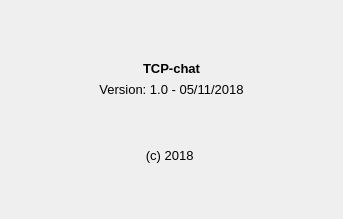
<?xml version="1.0" encoding="UTF-8"?>
<ui version="4.0">
 <class>DialogAboutProgrammName</class>
 <widget class="QDialog" name="DialogAboutProgrammName">
  <property name="geometry">
   <rect>
    <x>0</x>
    <y>0</y>
    <width>343</width>
    <height>219</height>
   </rect>
  </property>
  <property name="minimumSize">
   <size>
    <width>343</width>
    <height>219</height>
   </size>
  </property>
  <property name="windowTitle">
   <string>Dialog</string>
  </property>
  <layout class="QGridLayout" name="gridLayout">
   <item row="0" column="0">
    <layout class="QVBoxLayout" name="verticalLayout">
     <property name="topMargin">
      <number>15</number>
     </property>
     <property name="bottomMargin">
      <number>15</number>
     </property>
     <item>
      <widget class="QLabel" name="labelLogo">
       <property name="text">
        <string/>
       </property>
      </widget>
     </item>
    </layout>
   </item>
   <item row="1" column="0">
    <layout class="QVBoxLayout" name="verticalLayout_2">
     <item>
      <widget class="QLabel" name="labelProgrammName">
       <property name="font">
        <font>
         <pointsize>10</pointsize>
         <weight>75</weight>
         <bold>true</bold>
        </font>
       </property>
       <property name="text">
        <string>TCP-chat</string>
       </property>
       <property name="alignment">
        <set>Qt::AlignCenter</set>
       </property>
      </widget>
     </item>
     <item>
      <widget class="QLabel" name="labelVersion">
       <property name="font">
        <font>
         <pointsize>10</pointsize>
         <weight>50</weight>
         <bold>false</bold>
        </font>
       </property>
       <property name="text">
        <string>Version: 1.0 - 05/11/2018</string>
       </property>
       <property name="alignment">
        <set>Qt::AlignCenter</set>
       </property>
      </widget>
     </item>
     <item>
      <spacer name="verticalSpacer">
       <property name="orientation">
        <enum>Qt::Vertical</enum>
       </property>
       <property name="sizeHint" stdset="0">
        <size>
         <width>20</width>
         <height>40</height>
        </size>
       </property>
      </spacer>
     </item>
     <item>
      <widget class="QLabel" name="labelCopyright">
       <property name="font">
        <font>
         <pointsize>10</pointsize>
        </font>
       </property>
       <property name="text">
        <string>(c) 2018 </string>
       </property>
       <property name="alignment">
        <set>Qt::AlignCenter</set>
       </property>
      </widget>
     </item>
     <item>
      <spacer name="verticalSpacer_2">
       <property name="orientation">
        <enum>Qt::Vertical</enum>
       </property>
       <property name="sizeHint" stdset="0">
        <size>
         <width>20</width>
         <height>40</height>
        </size>
       </property>
      </spacer>
     </item>
    </layout>
   </item>
  </layout>
 </widget>
 <resources/>
 <connections/>
</ui>
